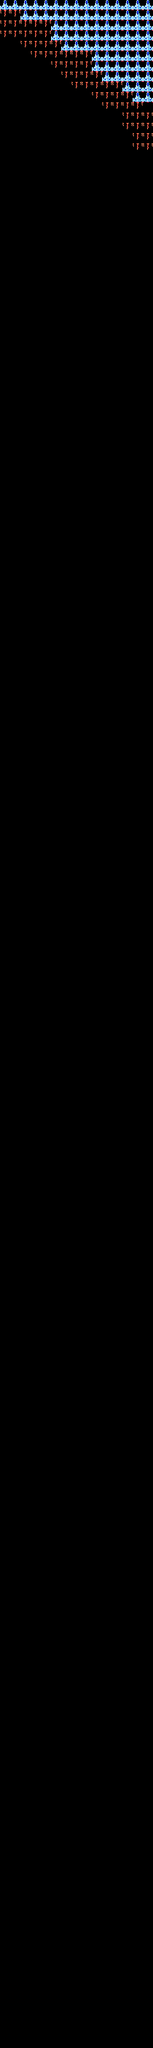

The image is a tile-based game level rendered from a .tmx file. Its description and complete source (layers, tilesets, objects, tile grids) follow:
An orthogonal 15x200 tile map with 16x16 px tiles, 1 tile layer (タイル・レイヤー1).

<map version="1.0" orientation="orthogonal" renderorder="right-down" width="15" height="200" tilewidth="16" tileheight="16" nextobjectid="1">
 <tileset firstgid="1" name="myship2" tilewidth="16" tileheight="16" tilecount="16" columns="4">
  <image source="../res/base/graphic/myship2.png" width="64" height="64" />
 </tileset>
 <layer name="タイル・レイヤー1" width="15" height="200">
  <data encoding="csv">
1,1,1,1,1,1,1,1,1,1,1,1,1,1,1,
4,4,1,1,1,1,1,1,1,1,1,1,1,1,1,
4,4,4,4,4,1,1,1,1,1,1,1,1,1,1,
4,4,4,4,4,1,1,1,1,1,1,1,1,1,1,
0,0,4,4,4,4,1,1,1,1,1,1,1,1,1,
0,0,0,4,4,4,4,4,4,1,1,1,1,1,1,
0,0,0,0,0,4,4,4,4,1,1,1,1,1,1,
0,0,0,0,0,0,4,4,4,4,1,1,1,1,1,
0,0,0,0,0,0,0,4,4,4,4,4,1,1,1,
0,0,0,0,0,0,0,0,0,4,4,4,4,1,1,
0,0,0,0,0,0,0,0,0,0,4,4,4,4,0,
0,0,0,0,0,0,0,0,0,0,0,0,4,4,4,
0,0,0,0,0,0,0,0,0,0,0,0,4,4,4,
0,0,0,0,0,0,0,0,0,0,0,0,0,4,4,
0,0,0,0,0,0,0,0,0,0,0,0,0,4,4,
0,0,0,0,0,0,0,0,0,0,0,0,0,0,0,
0,0,0,0,0,0,0,0,0,0,0,0,0,0,0,
0,0,0,0,0,0,0,0,0,0,0,0,0,0,0,
0,0,0,0,0,0,0,0,0,0,0,0,0,0,0,
0,0,0,0,0,0,0,0,0,0,0,0,0,0,0,
0,0,0,0,0,0,0,0,0,0,0,0,0,0,0,
0,0,0,0,0,0,0,0,0,0,0,0,0,0,0,
0,0,0,0,0,0,0,0,0,0,0,0,0,0,0,
0,0,0,0,0,0,0,0,0,0,0,0,0,0,0,
0,0,0,0,0,0,0,0,0,0,0,0,0,0,0,
0,0,0,0,0,0,0,0,0,0,0,0,0,0,0,
0,0,0,0,0,0,0,0,0,0,0,0,0,0,0,
0,0,0,0,0,0,0,0,0,0,0,0,0,0,0,
0,0,0,0,0,0,0,0,0,0,0,0,0,0,0,
0,0,0,0,0,0,0,0,0,0,0,0,0,0,0,
0,0,0,0,0,0,0,0,0,0,0,0,0,0,0,
0,0,0,0,0,0,0,0,0,0,0,0,0,0,0,
0,0,0,0,0,0,0,0,0,0,0,0,0,0,0,
0,0,0,0,0,0,0,0,0,0,0,0,0,0,0,
0,0,0,0,0,0,0,0,0,0,0,0,0,0,0,
0,0,0,0,0,0,0,0,0,0,0,0,0,0,0,
0,0,0,0,0,0,0,0,0,0,0,0,0,0,0,
0,0,0,0,0,0,0,0,0,0,0,0,0,0,0,
0,0,0,0,0,0,0,0,0,0,0,0,0,0,0,
0,0,0,0,0,0,0,0,0,0,0,0,0,0,0,
0,0,0,0,0,0,0,0,0,0,0,0,0,0,0,
0,0,0,0,0,0,0,0,0,0,0,0,0,0,0,
0,0,0,0,0,0,0,0,0,0,0,0,0,0,0,
0,0,0,0,0,0,0,0,0,0,0,0,0,0,0,
0,0,0,0,0,0,0,0,0,0,0,0,0,0,0,
0,0,0,0,0,0,0,0,0,0,0,0,0,0,0,
0,0,0,0,0,0,0,0,0,0,0,0,0,0,0,
0,0,0,0,0,0,0,0,0,0,0,0,0,0,0,
0,0,0,0,0,0,0,0,0,0,0,0,0,0,0,
0,0,0,0,0,0,0,0,0,0,0,0,0,0,0,
0,0,0,0,0,0,0,0,0,0,0,0,0,0,0,
0,0,0,0,0,0,0,0,0,0,0,0,0,0,0,
0,0,0,0,0,0,0,0,0,0,0,0,0,0,0,
0,0,0,0,0,0,0,0,0,0,0,0,0,0,0,
0,0,0,0,0,0,0,0,0,0,0,0,0,0,0,
0,0,0,0,0,0,0,0,0,0,0,0,0,0,0,
0,0,0,0,0,0,0,0,0,0,0,0,0,0,0,
0,0,0,0,0,0,0,0,0,0,0,0,0,0,0,
0,0,0,0,0,0,0,0,0,0,0,0,0,0,0,
0,0,0,0,0,0,0,0,0,0,0,0,0,0,0,
0,0,0,0,0,0,0,0,0,0,0,0,0,0,0,
0,0,0,0,0,0,0,0,0,0,0,0,0,0,0,
0,0,0,0,0,0,0,0,0,0,0,0,0,0,0,
0,0,0,0,0,0,0,0,0,0,0,0,0,0,0,
0,0,0,0,0,0,0,0,0,0,0,0,0,0,0,
0,0,0,0,0,0,0,0,0,0,0,0,0,0,0,
0,0,0,0,0,0,0,0,0,0,0,0,0,0,0,
0,0,0,0,0,0,0,0,0,0,0,0,0,0,0,
0,0,0,0,0,0,0,0,0,0,0,0,0,0,0,
0,0,0,0,0,0,0,0,0,0,0,0,0,0,0,
0,0,0,0,0,0,0,0,0,0,0,0,0,0,0,
0,0,0,0,0,0,0,0,0,0,0,0,0,0,0,
0,0,0,0,0,0,0,0,0,0,0,0,0,0,0,
0,0,0,0,0,0,0,0,0,0,0,0,0,0,0,
0,0,0,0,0,0,0,0,0,0,0,0,0,0,0,
0,0,0,0,0,0,0,0,0,0,0,0,0,0,0,
0,0,0,0,0,0,0,0,0,0,0,0,0,0,0,
0,0,0,0,0,0,0,0,0,0,0,0,0,0,0,
0,0,0,0,0,0,0,0,0,0,0,0,0,0,0,
0,0,0,0,0,0,0,0,0,0,0,0,0,0,0,
0,0,0,0,0,0,0,0,0,0,0,0,0,0,0,
0,0,0,0,0,0,0,0,0,0,0,0,0,0,0,
0,0,0,0,0,0,0,0,0,0,0,0,0,0,0,
0,0,0,0,0,0,0,0,0,0,0,0,0,0,0,
0,0,0,0,0,0,0,0,0,0,0,0,0,0,0,
0,0,0,0,0,0,0,0,0,0,0,0,0,0,0,
0,0,0,0,0,0,0,0,0,0,0,0,0,0,0,
0,0,0,0,0,0,0,0,0,0,0,0,0,0,0,
0,0,0,0,0,0,0,0,0,0,0,0,0,0,0,
0,0,0,0,0,0,0,0,0,0,0,0,0,0,0,
0,0,0,0,0,0,0,0,0,0,0,0,0,0,0,
0,0,0,0,0,0,0,0,0,0,0,0,0,0,0,
0,0,0,0,0,0,0,0,0,0,0,0,0,0,0,
0,0,0,0,0,0,0,0,0,0,0,0,0,0,0,
0,0,0,0,0,0,0,0,0,0,0,0,0,0,0,
0,0,0,0,0,0,0,0,0,0,0,0,0,0,0,
0,0,0,0,0,0,0,0,0,0,0,0,0,0,0,
0,0,0,0,0,0,0,0,0,0,0,0,0,0,0,
0,0,0,0,0,0,0,0,0,0,0,0,0,0,0,
0,0,0,0,0,0,0,0,0,0,0,0,0,0,0,
0,0,0,0,0,0,0,0,0,0,0,0,0,0,0,
0,0,0,0,0,0,0,0,0,0,0,0,0,0,0,
0,0,0,0,0,0,0,0,0,0,0,0,0,0,0,
0,0,0,0,0,0,0,0,0,0,0,0,0,0,0,
0,0,0,0,0,0,0,0,0,0,0,0,0,0,0,
0,0,0,0,0,0,0,0,0,0,0,0,0,0,0,
0,0,0,0,0,0,0,0,0,0,0,0,0,0,0,
0,0,0,0,0,0,0,0,0,0,0,0,0,0,0,
0,0,0,0,0,0,0,0,0,0,0,0,0,0,0,
0,0,0,0,0,0,0,0,0,0,0,0,0,0,0,
0,0,0,0,0,0,0,0,0,0,0,0,0,0,0,
0,0,0,0,0,0,0,0,0,0,0,0,0,0,0,
0,0,0,0,0,0,0,0,0,0,0,0,0,0,0,
0,0,0,0,0,0,0,0,0,0,0,0,0,0,0,
0,0,0,0,0,0,0,0,0,0,0,0,0,0,0,
0,0,0,0,0,0,0,0,0,0,0,0,0,0,0,
0,0,0,0,0,0,0,0,0,0,0,0,0,0,0,
0,0,0,0,0,0,0,0,0,0,0,0,0,0,0,
0,0,0,0,0,0,0,0,0,0,0,0,0,0,0,
0,0,0,0,0,0,0,0,0,0,0,0,0,0,0,
0,0,0,0,0,0,0,0,0,0,0,0,0,0,0,
0,0,0,0,0,0,0,0,0,0,0,0,0,0,0,
0,0,0,0,0,0,0,0,0,0,0,0,0,0,0,
0,0,0,0,0,0,0,0,0,0,0,0,0,0,0,
0,0,0,0,0,0,0,0,0,0,0,0,0,0,0,
0,0,0,0,0,0,0,0,0,0,0,0,0,0,0,
0,0,0,0,0,0,0,0,0,0,0,0,0,0,0,
0,0,0,0,0,0,0,0,0,0,0,0,0,0,0,
0,0,0,0,0,0,0,0,0,0,0,0,0,0,0,
0,0,0,0,0,0,0,0,0,0,0,0,0,0,0,
0,0,0,0,0,0,0,0,0,0,0,0,0,0,0,
0,0,0,0,0,0,0,0,0,0,0,0,0,0,0,
0,0,0,0,0,0,0,0,0,0,0,0,0,0,0,
0,0,0,0,0,0,0,0,0,0,0,0,0,0,0,
0,0,0,0,0,0,0,0,0,0,0,0,0,0,0,
0,0,0,0,0,0,0,0,0,0,0,0,0,0,0,
0,0,0,0,0,0,0,0,0,0,0,0,0,0,0,
0,0,0,0,0,0,0,0,0,0,0,0,0,0,0,
0,0,0,0,0,0,0,0,0,0,0,0,0,0,0,
0,0,0,0,0,0,0,0,0,0,0,0,0,0,0,
0,0,0,0,0,0,0,0,0,0,0,0,0,0,0,
0,0,0,0,0,0,0,0,0,0,0,0,0,0,0,
0,0,0,0,0,0,0,0,0,0,0,0,0,0,0,
0,0,0,0,0,0,0,0,0,0,0,0,0,0,0,
0,0,0,0,0,0,0,0,0,0,0,0,0,0,0,
0,0,0,0,0,0,0,0,0,0,0,0,0,0,0,
0,0,0,0,0,0,0,0,0,0,0,0,0,0,0,
0,0,0,0,0,0,0,0,0,0,0,0,0,0,0,
0,0,0,0,0,0,0,0,0,0,0,0,0,0,0,
0,0,0,0,0,0,0,0,0,0,0,0,0,0,0,
0,0,0,0,0,0,0,0,0,0,0,0,0,0,0,
0,0,0,0,0,0,0,0,0,0,0,0,0,0,0,
0,0,0,0,0,0,0,0,0,0,0,0,0,0,0,
0,0,0,0,0,0,0,0,0,0,0,0,0,0,0,
0,0,0,0,0,0,0,0,0,0,0,0,0,0,0,
0,0,0,0,0,0,0,0,0,0,0,0,0,0,0,
0,0,0,0,0,0,0,0,0,0,0,0,0,0,0,
0,0,0,0,0,0,0,0,0,0,0,0,0,0,0,
0,0,0,0,0,0,0,0,0,0,0,0,0,0,0,
0,0,0,0,0,0,0,0,0,0,0,0,0,0,0,
0,0,0,0,0,0,0,0,0,0,0,0,0,0,0,
0,0,0,0,0,0,0,0,0,0,0,0,0,0,0,
0,0,0,0,0,0,0,0,0,0,0,0,0,0,0,
0,0,0,0,0,0,0,0,0,0,0,0,0,0,0,
0,0,0,0,0,0,0,0,0,0,0,0,0,0,0,
0,0,0,0,0,0,0,0,0,0,0,0,0,0,0,
0,0,0,0,0,0,0,0,0,0,0,0,0,0,0,
0,0,0,0,0,0,0,0,0,0,0,0,0,0,0,
0,0,0,0,0,0,0,0,0,0,0,0,0,0,0,
0,0,0,0,0,0,0,0,0,0,0,0,0,0,0,
0,0,0,0,0,0,0,0,0,0,0,0,0,0,0,
0,0,0,0,0,0,0,0,0,0,0,0,0,0,0,
0,0,0,0,0,0,0,0,0,0,0,0,0,0,0,
0,0,0,0,0,0,0,0,0,0,0,0,0,0,0,
0,0,0,0,0,0,0,0,0,0,0,0,0,0,0,
0,0,0,0,0,0,0,0,0,0,0,0,0,0,0,
0,0,0,0,0,0,0,0,0,0,0,0,0,0,0,
0,0,0,0,0,0,0,0,0,0,0,0,0,0,0,
0,0,0,0,0,0,0,0,0,0,0,0,0,0,0,
0,0,0,0,0,0,0,0,0,0,0,0,0,0,0,
0,0,0,0,0,0,0,0,0,0,0,0,0,0,0,
0,0,0,0,0,0,0,0,0,0,0,0,0,0,0,
0,0,0,0,0,0,0,0,0,0,0,0,0,0,0,
0,0,0,0,0,0,0,0,0,0,0,0,0,0,0,
0,0,0,0,0,0,0,0,0,0,0,0,0,0,0,
0,0,0,0,0,0,0,0,0,0,0,0,0,0,0,
0,0,0,0,0,0,0,0,0,0,0,0,0,0,0,
0,0,0,0,0,0,0,0,0,0,0,0,0,0,0,
0,0,0,0,0,0,0,0,0,0,0,0,0,0,0,
0,0,0,0,0,0,0,0,0,0,0,0,0,0,0,
0,0,0,0,0,0,0,0,0,0,0,0,0,0,0,
0,0,0,0,0,0,0,0,0,0,0,0,0,0,0,
0,0,0,0,0,0,0,0,0,0,0,0,0,0,0,
0,0,0,0,0,0,0,0,0,0,0,0,0,0,0,
0,0,0,0,0,0,0,0,0,0,0,0,0,0,0,
0,0,0,0,0,0,0,0,0,0,0,0,0,0,0,
0,0,0,0,0,0,0,0,0,0,0,0,0,0,0,
0,0,0,0,0,0,0,0,0,0,0,0,0,0,0,
0,0,0,0,0,0,0,0,0,0,0,0,0,0,0,
0,0,0,0,0,0,0,0,0,0,0,0,0,0,0
</data>
 </layer>
</map>
